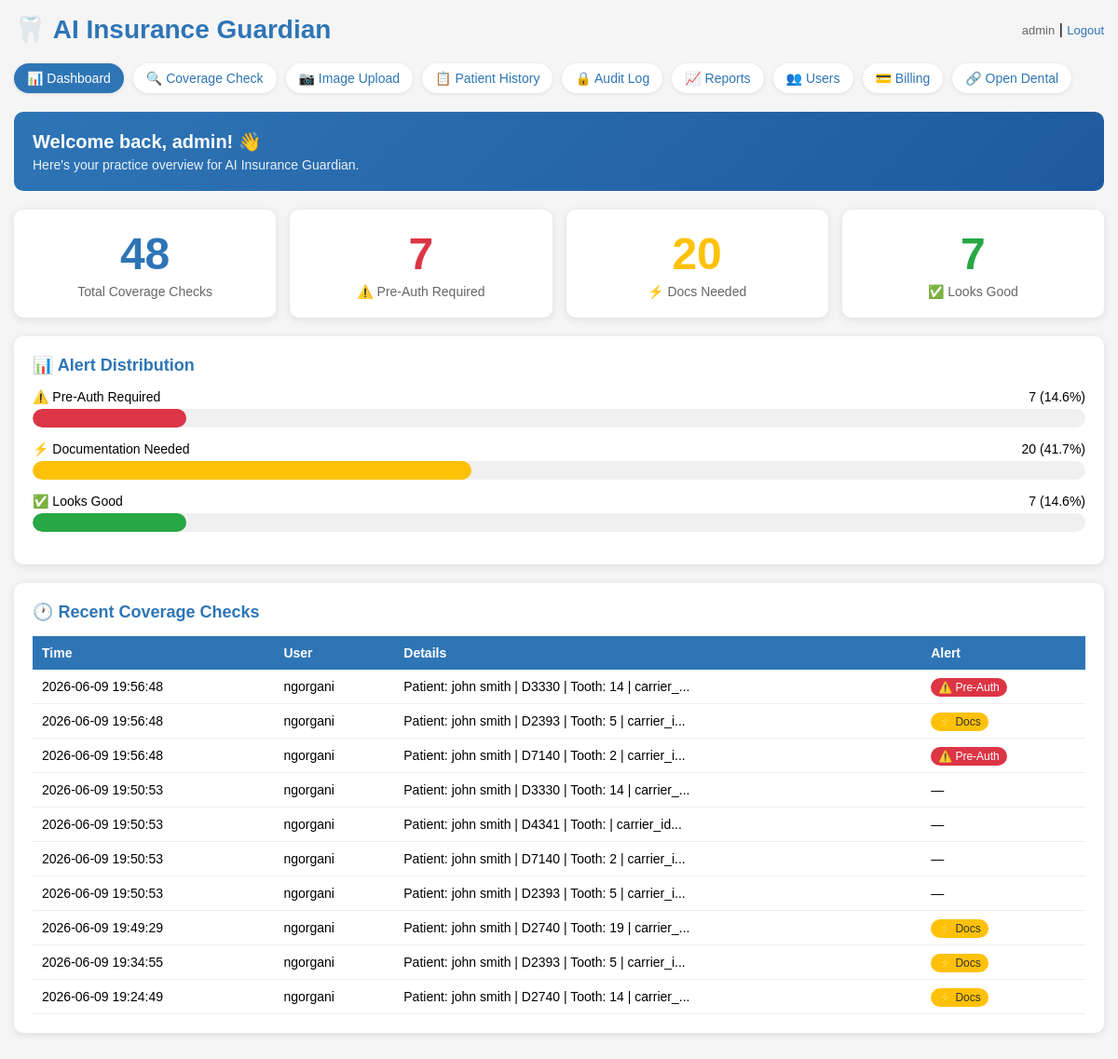
The page /dashboard (signed in) on the database as committed earlier.
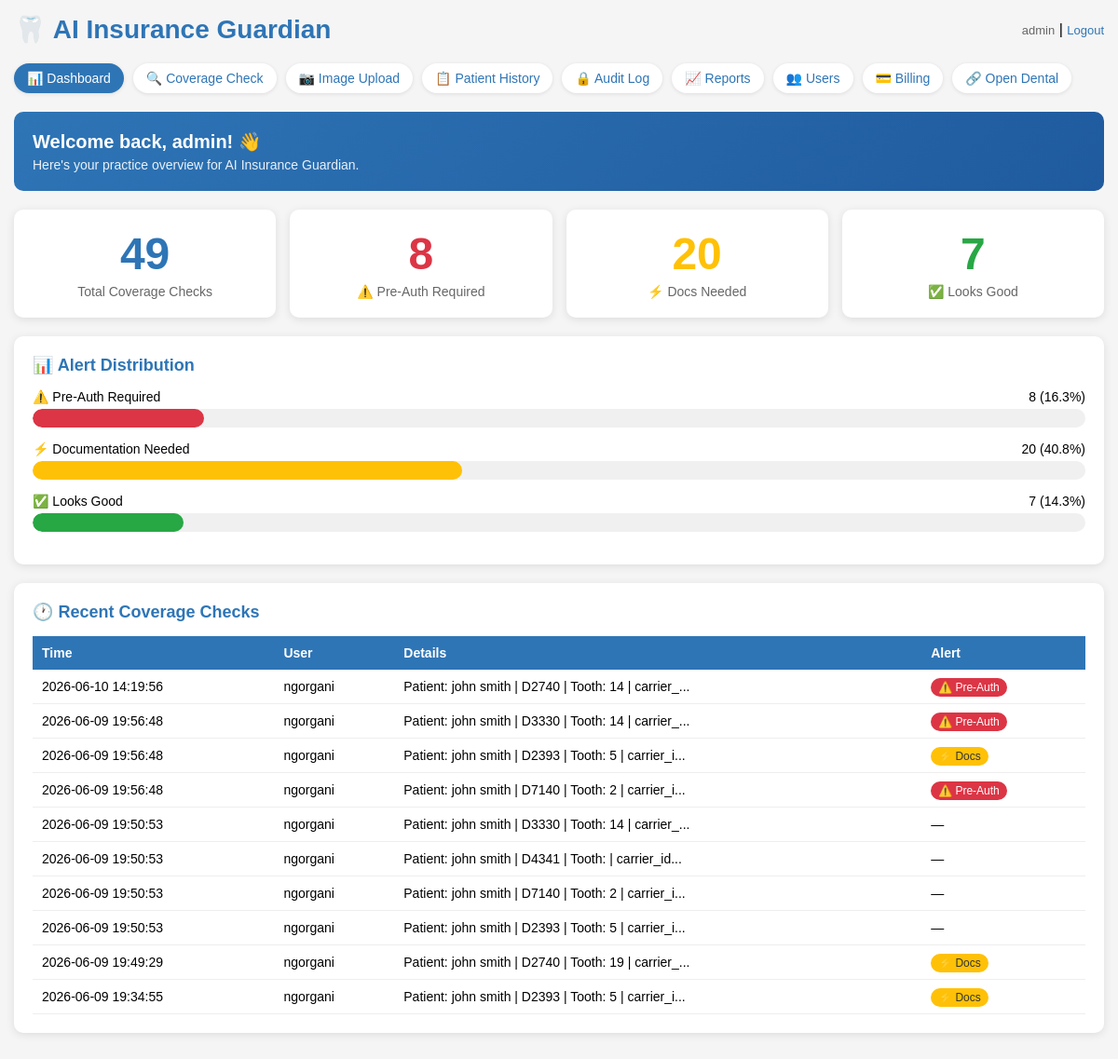
The same page on the database as committed later.
### tables this page shows
CREATE TABLE users (
            id INTEGER PRIMARY KEY,
            username TEXT UNIQUE NOT NULL,
            password TEXT NOT NULL,
            role TEXT DEFAULT 'staff'
        , pod TEXT DEFAULT NULL, year_level TEXT DEFAULT NULL, full_name TEXT DEFAULT NULL);

CREATE TABLE audit_log (id INTEGER PRIMARY KEY, username TEXT, action TEXT, details TEXT, timestamp TEXT);

### app.py (the view)
@app.route("/dashboard")
@login_required
def dashboard():
    conn = get_db()
    cursor = conn.cursor()
    cursor.execute("SELECT COUNT(*) FROM audit_log WHERE action = 'COVERAGE_CHECK'")
    total_checks = cursor.fetchone()[0]
    cursor.execute("SELECT COUNT(*) FROM audit_log WHERE action = 'COVERAGE_CHECK' AND details LIKE '%Alert: red%'")
    total_red = cursor.fetchone()[0]
    cursor.execute("SELECT COUNT(*) FROM audit_log WHERE action = 'COVERAGE_CHECK' AND details LIKE '%Alert: yellow%'")
    total_yellow = cursor.fetchone()[0]
    cursor.execute("SELECT COUNT(*) FROM audit_log WHERE action = 'COVERAGE_CHECK' AND details LIKE '%Alert: green%'")
    total_green = cursor.fetchone()[0]
    cursor.execute("SELECT * FROM audit_log WHERE action = 'COVERAGE_CHECK' ORDER BY timestamp DESC LIMIT 10")
    recent_checks = cursor.fetchall()
    conn.close()
    return render_template("dashboard.html", total_checks=total_checks, total_red=total_red,
        total_yellow=total_yellow, total_green=total_green, recent_checks=recent_checks)

### app.py (called while the page is built)
def get_db():
    conn = sqlite3.connect("insurance_guardian.db")
    conn.row_factory = sqlite3.Row
    return conn

@login_manager.user_loader
def load_user(user_id):
    conn = get_db()
    cursor = conn.cursor()
    cursor.execute("SELECT id, username, role, pod, year_level, full_name FROM users WHERE id = ?", (user_id,))
    row = cursor.fetchone()
    conn.close()
    if row:
        return User(row[0], row[1], row[2], row[3], row[4], row[5])
    return None

### templates/dashboard.html (shortened to what this page needs)
<!DOCTYPE html>
<html>
<head>
</head>
<body>
    <div class="header">
        <h1>🦷 AI Insurance Guardian</h1>
        <div>
            <span class="user-info">{{ current_user.username }}</span> |
            <a href="/logout" class="logout">Logout</a>
        </div>
    </div>
    <div class="nav">
        <a href="/dashboard" class="active">📊 Dashboard</a>
        <a href="/">🔍 Coverage Check</a>
        <a href="/upload">📷 Image Upload</a>
        <a href="/history">📋 Patient History</a>
        <a href="/audit">🔒 Audit Log</a>
        <a href="/reports">📈 Reports</a>
        <a href="/users">👥 Users</a>
        <a href="/billing">💳 Billing</a>
        <a href="/opendental">🔗 Open Dental</a>
    </div>
    <div class="welcome-box">
        <h2>Welcome back, {{ current_user.username }}! 👋</h2>
        <p>Here's your practice overview for AI Insurance Guardian.</p>
    </div>
    <div class="stats-grid">
        <div class="stat-card stat-total">
            <div class="stat-number">{{ total_checks }}</div>
            <div class="stat-label">Total Coverage Checks</div>
        </div>
        <div class="stat-card stat-red">
            <div class="stat-number">{{ total_red }}</div>
            <div class="stat-label">⚠️ Pre-Auth Required</div>
        </div>
        <div class="stat-card stat-yellow">
            <div class="stat-number">{{ total_yellow }}</div>
            <div class="stat-label">⚡ Docs Needed</div>
        </div>
        <div class="stat-card stat-green">
            <div class="stat-number">{{ total_green }}</div>
            <div class="stat-label">✅ Looks Good</div>
        </div>
    </div>
    {% if total_checks > 0 %}
    <div class="section-box">
        <h2>📊 Alert Distribution</h2>
        <div class="progress-bar-container">
            <div class="progress-label">
                <span>⚠️ Pre-Auth Required</span>
                <span>{{ total_red }} ({{ ((total_red / total_checks) * 100)|round(1) }}%)</span>
            </div>
            <div class="progress-bar">
                <div class="progress-fill-red" style="width: {{ ((total_red / total_checks) * 100)|round(1) }}%"></div>
            </div>
        </div>
        <div class="progress-bar-container">
            <div class="progress-label">
                <span>⚡ Documentation Needed</span>
                <span>{{ total_yellow }} ({{ ((total_yellow / total_checks) * 100)|round(1) }}%)</span>
            </div>
            <div class="progress-bar">
                <div class="progress-fill-yellow" style="width: {{ ((total_yellow / total_checks) * 100)|round(1) }}%"></div>
            </div>
        </div>
        <div class="progress-bar-container">
            <div class="progress-label">
                <span>✅ Looks Good</span>
                <span>{{ total_green }} ({{ ((total_green / total_checks) * 100)|round(1) }}%)</span>
            </div>
            <div class="progress-bar">
                <div class="progress-fill-green" style="width: {{ ((total_green / total_checks) * 100)|round(1) }}%"></div>
            </div>
        </div>
    </div>
    {% endif %}
    <div class="section-box">
        <h2>🕐 Recent Coverage Checks</h2>
        {% if recent_checks %}
        <table class="recent-table">
            <tr>
                <th>Time</th>
                <th>User</th>
                <th>Details</th>
                <th>Alert</th>
            </tr>
            {% for record in recent_checks %}
            <tr>
                <td>{{ record[4] }}</td>
                <td>{{ record[1] }}</td>
                <td>{{ record[3][:50] }}...</td>
                <td>
                    {% if 'Alert: red' in record[3] %}
                    <span class="badge-red">⚠️ Pre-Auth</span>
                    {% elif 'Alert: yellow' in record[3] %}
                    <span class="badge-yellow">⚡ Docs</span>
                    {% elif 'Alert: green' in record[3] %}
                    <span class="badge-green">✅ Good</span>
                    {% else %}
                    —
                    {% endif %}
                </td>
            </tr>
            {% endfor %}
        </table>
        {% else %}
        <p style="color:#666; text-align:center; padding:20px;">No coverage checks yet. Start by checking a patient's coverage!</p>
        {% endif %}
    </div>
</body>
</html>

### templates/dashboard.html (style rules this page uses)
* { box-sizing: border-box; margin: 0; padding: 0; }
body { font-family: Arial, sans-serif; background-color: #f5f5f5; padding: 15px; }
.header { display: flex; justify-content: space-between; align-items: center; margin-bottom: 20px; flex-wrap: wrap; gap: 10px; }
h1 { color: #2E75B6; font-size: clamp(20px, 4vw, 28px); }
.nav { display: flex; flex-wrap: wrap; gap: 10px; margin-bottom: 20px; }
.nav a { color: #2E75B6; text-decoration: none; font-size: 14px; background: white; padding: 8px 14px; border-radius: 20px; box-shadow: 0 1px 4px rgba(0,0,0,0.1); }
.nav a.active { background: #2E75B6; color: white; }
.user-info { color: #666; font-size: 13px; }
.logout { color: #2E75B6; text-decoration: none; font-size: 13px; }
.stats-grid { display: grid; grid-template-columns: repeat(auto-fit, minmax(180px, 1fr)); gap: 15px; margin-bottom: 20px; }
.stat-card { background: white; padding: 20px; border-radius: 10px; box-shadow: 0 2px 10px rgba(0,0,0,0.1); text-align: center; }
.stat-number { font-size: 48px; font-weight: bold; margin-bottom: 5px; }
.stat-label { color: #666; font-size: 14px; }
.stat-total .stat-number { color: #2E75B6; }
.stat-red .stat-number { color: #dc3545; }
.stat-yellow .stat-number { color: #ffc107; }
.stat-green .stat-number { color: #28a745; }
.section-box { background: white; padding: 20px; border-radius: 10px; box-shadow: 0 2px 10px rgba(0,0,0,0.1); margin-bottom: 20px; }
.section-box h2 { color: #2E75B6; margin-bottom: 15px; font-size: 18px; }
.progress-bar-container { margin-bottom: 15px; }
.progress-label { display: flex; justify-content: space-between; margin-bottom: 5px; font-size: 14px; }
.progress-bar { height: 20px; border-radius: 10px; background: #f0f0f0; overflow: hidden; }
.progress-fill-red { height: 100%; background: #dc3545; border-radius: 10px; }
.progress-fill-yellow { height: 100%; background: #ffc107; border-radius: 10px; }
.progress-fill-green { height: 100%; background: #28a745; border-radius: 10px; }
.recent-table { width: 100%; border-collapse: collapse; font-size: 14px; }
.recent-table th { background: #2E75B6; color: white; padding: 10px; text-align: left; }
.recent-table td { padding: 10px; border-bottom: 1px solid #eee; }
.badge-red { background: #dc3545; color: white; padding: 3px 8px; border-radius: 10px; font-size: 12px; }
.badge-yellow { background: #ffc107; color: #333; padding: 3px 8px; border-radius: 10px; font-size: 12px; }
.welcome-box { background: linear-gradient(135deg, #2E75B6, #1F5A9E); color: white; padding: 20px; border-radius: 10px; margin-bottom: 20px; }
.welcome-box h2 { font-size: 20px; margin-bottom: 5px; }
.welcome-box p { font-size: 14px; opacity: 0.9; }

Rows that differ between the two databases and show on the page:
no longer on this page (row unchanged): audit_log: timestamp "2026-06-09 19:24:49", username "ngorgani", details "Patient: john smith | D2740 | Tooth: 14 | carrier_", shows "⚡ Docs"
added audit_log: timestamp "2026-06-10 14:19:56", username "ngorgani", details "Patient: john smith | D2740 | Tooth: 14 | carrier_", shows "⚠️ Pre-Auth"
Other text that changed with them:
{{ total_checks }}: "48" → "49"
{{ total_red }}: "7" → "8"
{{ ((total_red / total_checks) * 100)|round(1) }}: "14.6" → "16.3"
{{ ((total_red / total_checks) * 100)|round(1) }}: 14.6 → 16.3 (drawn)
{{ ((total_yellow / total_checks) * 100)|round(1) }}: "41.7" → "40.8"
{{ ((total_yellow / total_checks) * 100)|round(1) }}: 41.7 → 40.8 (drawn)
{{ ((total_green / total_checks) * 100)|round(1) }}: "14.6" → "14.3"
{{ ((total_green / total_checks) * 100)|round(1) }}: 14.6 → 14.3 (drawn)
